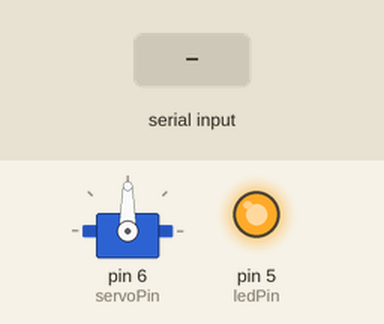
Recording of a sketch running on a simulated Arduino Uno, built with avr-gcc and run on an emulated ATmega328P. On the bench: servo, output pins drawn as LEDs (lit = HIGH). The inputs (shaded band) are chosen by the test bench.

Above: at 2.2 s.
2.3 s: "1" received over Serial
At 3.05 s:
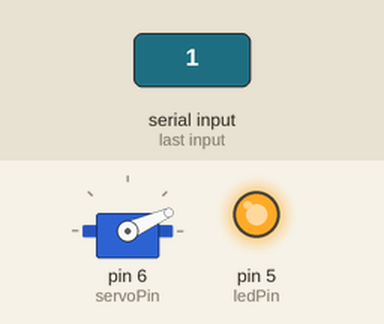
At 10.3 s:
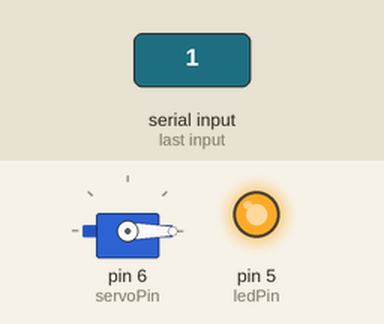
Timing chart, 0 to 11.8 s (numbered marks = the images above; inputs shaded):
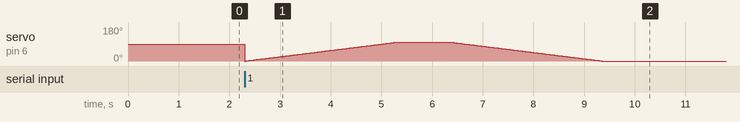

The sketch:

Polarizer.ino
```cpp
#include <Servo.h>

Servo servo;
int servoPin = 6;
int ledPin = 5;
int servoDelay = 30;

void setup() {
  Serial.begin(9600);
  servo.attach(servoPin);
  pinMode(ledPin, OUTPUT);
  analogWrite(ledPin, 255);
  delay(1000);
}

void loop() {
  if (Serial.available() > 0) {
    action();
    clearBuffer();
  }
}

void action() {
  for (int i = 0; i <= 100; i++) {
    servo.write(i);
    delay(servoDelay);
  }
  delay(1000);
  for (int i = 100; i >= 0; i--) {
    servo.write(i);
    delay(servoDelay);
  }
}

void clearBuffer() {
  int bufferLength = Serial.available();
  for (int i = 0; i < bufferLength; i++) {
    Serial.read();
  }
}
```
